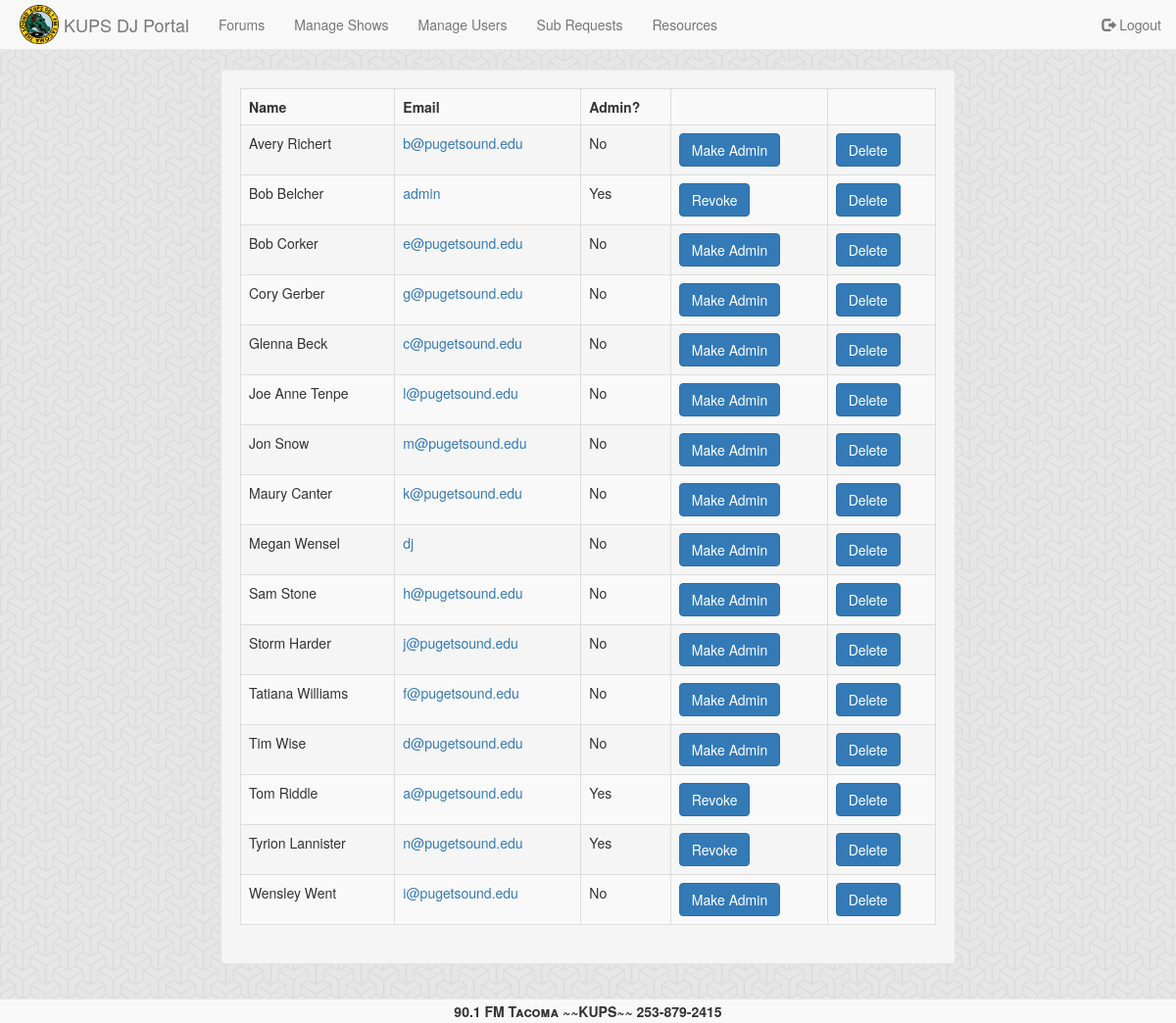
Before: /manage-users.php (signed in) with the older database file.
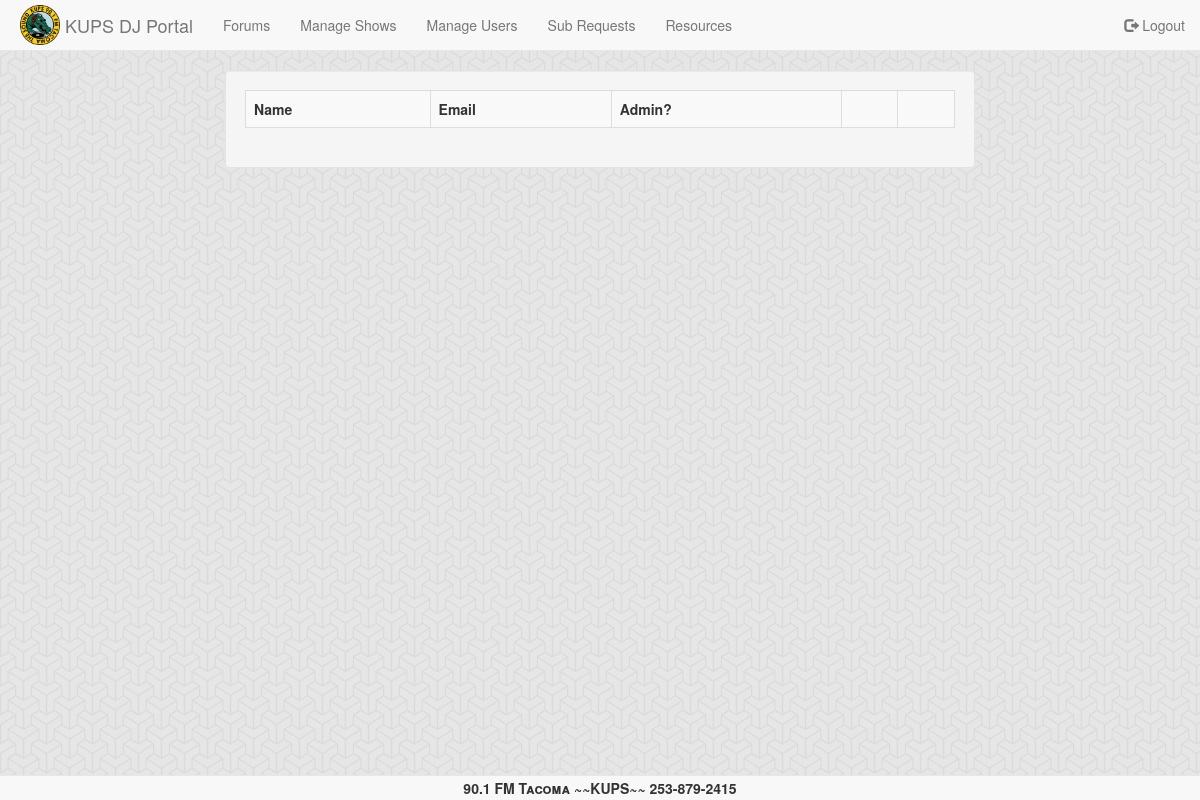
After: the same page with the newer database file.
### tables this page shows
CREATE TABLE IF NOT EXISTS user (
	name VARCHAR(20) NOT NULL,
	admin TINYINT(2) DEFAULT 0,
	password VARCHAR(20) NOT NULL,
	email VARCHAR(30) NOT NULL,
	PRIMARY KEY (email)
);

### _session.php (called while the page is built, shortened)
<?php
if (isset($_SESSION["admin"]) && $_SESSION["admin"] == 1) {
	$isAdmin = true;
}
else {
	$isAdmin = false;
}
?>

### _display-users.php (the view, shortened to what this page needs)
<?php
if ($isAdmin) {
	echo "<div class='well'>";
		echo '<table class="table table-bordered table-striped" border="1">';
		echo '<tr><th>Name</th><th>Email</th><th>Admin?</th><th></th><th></th></tr>';
		$result = $db -> query ("SELECT * FROM user ORDER BY name");
		foreach ($result as $tuple)
		{
			$email = $tuple['email'];
			$name = $tuple['name'];
			echo "<tr><td>".$name."</td>";
			echo "<td><a href='mailto:".$email."' target='_blank'>".$email."</a></td>";
			$me = ($email == $_SESSION["email"]);
			$admin = $tuple['admin'];
			if ($admin == 1) {
				echo "<td>Yes</td><td>";
				if (!$me) {
					echo "<form id='admin_form_$email' method='post' action='/_admin-user.php'><input type='hidden' name='email' value='$email' /><input type='submit' class='btn btn-md btn-primary' name='submit_$email' value='Revoke' /></form>";
				} else { echo "That's you!"; }
				echo "</td>";
			}
			else {
				echo "<td>No</td><td>";
				echo "<form id='admin_form_$email' method='post' action='/_admin-user.php'><input type='hidden' name='email' value='$email' /><input type='submit' class='btn btn-md btn-primary' name='submit_$email' value='Make Admin' /></form>";
				echo "</td>";
			}
			echo "<td>";
			if (!$me) {
				echo "<form id='delete_form_$email' method='post' action='/_delete-user.php'>";
					?>
					<input type='submit' class='btn btn-md btn-primary' name='submit_<?php echo $email ?>' value='Delete' onclick="return confirm('Are you sure you want to delete a user?')" />
				</form>
			<?php } else { echo "That's you!"; }
			echo "</td></tr>";
		}
		echo "</table>";
	echo "</div>";
}
?>

Changed rows visible on the page:
removed user: name "Avery Richert", email "b@pugetsound.edu"
removed user: name "Bob Belcher", email "admin"
removed user: name "Bob Corker", email "e@pugetsound.edu"
removed user: name "Cory Gerber", email "g@pugetsound.edu"
removed user: name "Glenna Beck", email "c@pugetsound.edu"
removed user: name "Joe Anne Tenpe", email "l@pugetsound.edu"
removed user: name "Jon Snow", email "m@pugetsound.edu"
removed user: name "Maury Canter", email "k@pugetsound.edu"
removed user: name "Megan Wensel", email "dj"
removed user: name "Sam Stone", email "h@pugetsound.edu"
removed user: name "Storm Harder", email "j@pugetsound.edu"
removed user: name "Tatiana Williams", email "f@pugetsound.edu"
removed user: name "Tim Wise", email "d@pugetsound.edu"
removed user: name "Tom Riddle", email "a@pugetsound.edu"
removed user: name "Tyrion Lannister", email "n@pugetsound.edu"
removed user: name "Wensley Went", email "i@pugetsound.edu"
